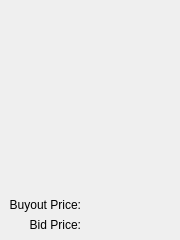
<?xml version="1.0" encoding="UTF-8"?>
<ui version="4.0">
 <class>Form</class>
 <widget class="QWidget" name="Form">
  <property name="geometry">
   <rect>
    <x>0</x>
    <y>0</y>
    <width>180</width>
    <height>240</height>
   </rect>
  </property>
  <property name="windowTitle">
   <string>Form</string>
  </property>
  <widget class="QLabel" name="label_thumbnail">
   <property name="geometry">
    <rect>
     <x>15</x>
     <y>5</y>
     <width>150</width>
     <height>150</height>
    </rect>
   </property>
   <property name="text">
    <string>&lt;Thumbnail&gt;</string>
   </property>
   <property name="alignment">
    <set>Qt::AlignCenter</set>
   </property>
  </widget>
  <widget class="QLabel" name="label_name">
   <property name="geometry">
    <rect>
     <x>10</x>
     <y>170</y>
     <width>160</width>
     <height>20</height>
    </rect>
   </property>
   <property name="font">
    <font>
     <pointsize>12</pointsize>
    </font>
   </property>
   <property name="text">
    <string>&lt;Name&gt;</string>
   </property>
  </widget>
  <widget class="QLabel" name="label_buyoutprice_head">
   <property name="geometry">
    <rect>
     <x>10</x>
     <y>195</y>
     <width>71</width>
     <height>20</height>
    </rect>
   </property>
   <property name="text">
    <string>Buyout Price:</string>
   </property>
   <property name="alignment">
    <set>Qt::AlignRight|Qt::AlignTrailing|Qt::AlignVCenter</set>
   </property>
  </widget>
  <widget class="QLabel" name="label_bidprice_head">
   <property name="geometry">
    <rect>
     <x>10</x>
     <y>215</y>
     <width>71</width>
     <height>20</height>
    </rect>
   </property>
   <property name="text">
    <string>Bid Price:</string>
   </property>
   <property name="alignment">
    <set>Qt::AlignRight|Qt::AlignTrailing|Qt::AlignVCenter</set>
   </property>
  </widget>
  <widget class="QLabel" name="label_bidprice">
   <property name="geometry">
    <rect>
     <x>90</x>
     <y>215</y>
     <width>81</width>
     <height>20</height>
    </rect>
   </property>
   <property name="text">
    <string>&lt;Bid&gt;</string>
   </property>
  </widget>
  <widget class="QLabel" name="label_buyoutprice">
   <property name="geometry">
    <rect>
     <x>90</x>
     <y>195</y>
     <width>81</width>
     <height>20</height>
    </rect>
   </property>
   <property name="text">
    <string>&lt;Buyout&gt;</string>
   </property>
  </widget>
 </widget>
 <resources/>
 <connections/>
</ui>
